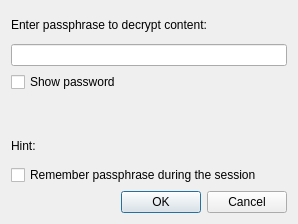
<?xml version="1.0" encoding="UTF-8"?>
<ui version="4.0">
 <class>DecryptionDialog</class>
 <widget class="QDialog" name="DecryptionDialog">
  <property name="geometry">
   <rect>
    <x>0</x>
    <y>0</y>
    <width>298</width>
    <height>224</height>
   </rect>
  </property>
  <property name="windowTitle">
   <string>Note decryption</string>
  </property>
  <property name="styleSheet">
   <string notr="true">QDialog#NoteDecryptionDialog {
margin: 4px;
spacing: 4px;
}</string>
  </property>
  <property name="locale">
   <locale language="English" country="UnitedStates"/>
  </property>
  <layout class="QVBoxLayout" name="verticalLayout">
   <item>
    <widget class="QLabel" name="infoTextLabel">
     <property name="text">
      <string>Enter passphrase to decrypt content:</string>
     </property>
    </widget>
   </item>
   <item>
    <widget class="QLineEdit" name="passwordLineEdit">
     <property name="text">
      <string notr="true"/>
     </property>
     <property name="echoMode">
      <enum>QLineEdit::Password</enum>
     </property>
    </widget>
   </item>
   <item>
    <widget class="QCheckBox" name="showPasswordCheckBox">
     <property name="text">
      <string>Show password</string>
     </property>
    </widget>
   </item>
   <item>
    <widget class="QLabel" name="onErrorTextLabel">
     <property name="text">
      <string/>
     </property>
    </widget>
   </item>
   <item>
    <widget class="QLabel" name="hintLabel">
     <property name="text">
      <string>Hint:</string>
     </property>
     <property name="wordWrap">
      <bool>true</bool>
     </property>
    </widget>
   </item>
   <item>
    <widget class="QCheckBox" name="rememberPasswordCheckBox">
     <property name="text">
      <string>Remember passphrase during the session</string>
     </property>
    </widget>
   </item>
   <item>
    <widget class="QDialogButtonBox" name="buttonBox">
     <property name="orientation">
      <enum>Qt::Horizontal</enum>
     </property>
     <property name="standardButtons">
      <set>QDialogButtonBox::Cancel|QDialogButtonBox::Ok</set>
     </property>
    </widget>
   </item>
  </layout>
 </widget>
 <resources/>
 <connections>
  <connection>
   <sender>buttonBox</sender>
   <signal>accepted()</signal>
   <receiver>DecryptionDialog</receiver>
   <slot>accept()</slot>
   <hints>
    <hint type="sourcelabel">
     <x>248</x>
     <y>254</y>
    </hint>
    <hint type="destinationlabel">
     <x>157</x>
     <y>274</y>
    </hint>
   </hints>
  </connection>
  <connection>
   <sender>buttonBox</sender>
   <signal>rejected()</signal>
   <receiver>DecryptionDialog</receiver>
   <slot>reject()</slot>
   <hints>
    <hint type="sourcelabel">
     <x>316</x>
     <y>260</y>
    </hint>
    <hint type="destinationlabel">
     <x>286</x>
     <y>274</y>
    </hint>
   </hints>
  </connection>
 </connections>
</ui>
